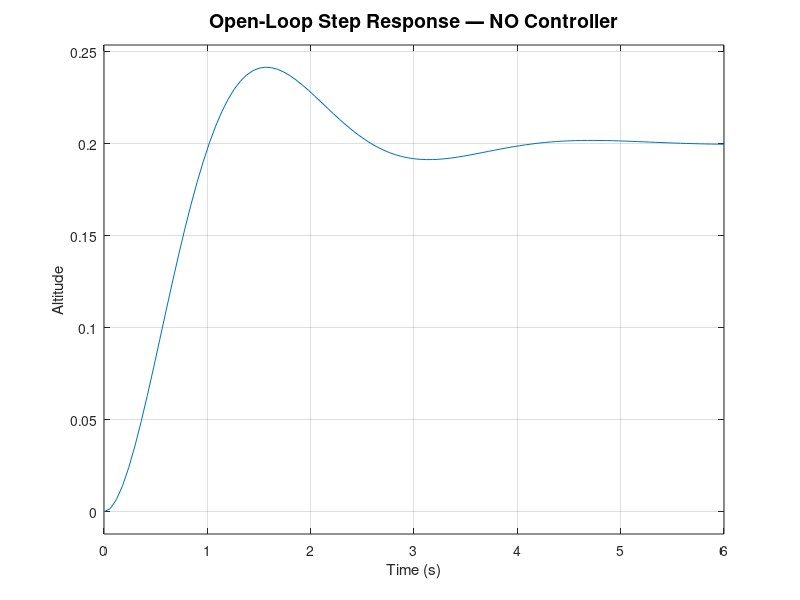

Recreate this plot in MATLAB. (Note: this script raises an error after producing the figure.)
clc; clear; close all;

%% STEP 1: Define the plant (EXACTLY as given in problem statement)
G = tf([1], [1, 2, 5]);   % G(s) = 1/(s^2 + 2s + 5)

disp('=========================================');
disp('        PLANT TRANSFER FUNCTION         ');
disp('=========================================');
G

%% STEP 2: Calculate system parameters
wn   = sqrt(5);           % Natural frequency
zeta = 2 / (2 * wn);      % Damping ratio

fprintf('\n--- System Parameters ---\n');
fprintf('Natural Frequency (wn)  : %.4f rad/s\n', wn);
fprintf('Damping Ratio (zeta)    : %.4f\n', zeta);
fprintf('Open-Loop Poles         : -1 + 2j and -1 - 2j\n');
fprintf('System Type             : Underdamped (zeta < 1)\n');

%% STEP 3: Open-loop step response
figure('Name', 'Open-Loop Step Response', 'NumberTitle', 'off');
step(G);
title('Open-Loop Step Response — NO Controller', 'FontSize', 14);
xlabel('Time (s)'); ylabel('Altitude');
grid on;

% Get step info
info_ol = stepinfo(G);

fprintf('\n--- Open-Loop Performance (NO controller) ---\n');
fprintf('Overshoot     : %.2f%%   (SPEC: < 10%%)  [%s]\n', ...
    info_ol.Overshoot, passOrFail(info_ol.Overshoot < 10));
fprintf('Settling Time : %.2f s  (SPEC: < 3s)   [%s]\n', ...
    info_ol.SettlingTime, passOrFail(info_ol.SettlingTime < 3));
fprintf('Rise Time     : %.2f s\n', info_ol.RiseTime);
fprintf('Conclusion    : CONTROLLER REQUIRED\n');

%% STEP 4: Pole-Zero Map
figure('Name', 'Pole-Zero Map', 'NumberTitle', 'off');
pzmap(G);
title('Pole-Zero Map — Open-Loop Plant', 'FontSize', 14);
grid on;

%% STEP 5: Bode plot
figure('Name', 'Bode Plot', 'NumberTitle', 'off');
bode(G);
title('Bode Plot — Open-Loop Plant', 'FontSize', 14);
grid on;

[Gm, Pm] = margin(G);
fprintf('\n--- Frequency Domain (Open-Loop) ---\n');
fprintf('Gain Margin   : %.2f dB\n', 20*log10(Gm));
fprintf('Phase Margin  : %.2f deg\n', Pm);

disp('\nScript 1 COMPLETE. Save all 3 plot screenshots.');

%% Helper function
function s = passOrFail(cond)
if cond; s = 'PASS'; else; s = 'FAIL'; end
end
